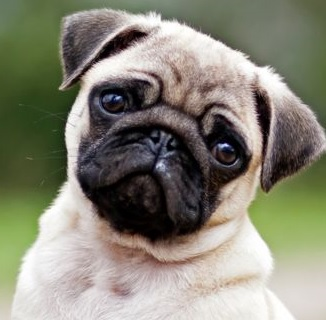
#> input picture parcial_3/lab_10/Affine_transformation/Ejercicio2/pugnew.jpg, 326 x 320 px
$ python ejercicio_2_4.py
#> lines starting #> are read from the running program, lines starting #| are printed output that depends on the picture
import cv2
import numpy as np
import math

# Read the image
img = cv2.imread('pugnew.jpg',1)
#> img is the input picture: shape (320, 326, 3); mean B, G, R 118, 133.1, 134.6
height_ = 600
width_ = 600
img = cv2.resize(img,(width_,height_))
#> img: shape (600, 600, 3)
height, width = img.shape[:2]
#> height = 600; width = 600
cv2.imshow('Imagen Original', img)

shx = 0.09
shy = 0.09
A = np.array([[1,shy],
              [shx,1]])
B = np.array([0,0])

newImg = np.array(np.zeros(height_*width_*3).reshape(img.shape));
newImg = np.array(newImg, dtype=np.uint8)

for i in range(height):
    for j in range(width):
        position = np.array([i,j])
        new_position = np.dot(A,position) + B # [new_i,new_j]
        new_position = new_position.astype(int)

        if ((new_position[0] >= 0 and new_position[0] < height) and (new_position[1] >= 0 and new_position[1] < width)):
            newImg[new_position[0],new_position[1]] = img[i,j]
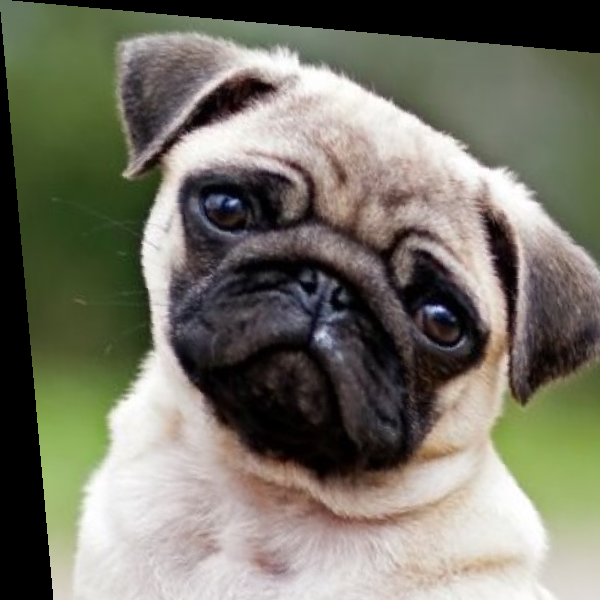
#> newImg: shape (600, 600, 3); mean B, G, R 103.1, 116.4, 118.2

cv2.imshow('Imagen Shear', newImg)

filename = 'ShearPug2.jpg'
cv2.imwrite(filename, newImg)

cv2.waitKey(0)
cv2.destroyAllWindows()

$ run again, with parcial_3/lab_10/Affine_transformation/Ejercicio2/EscalacionPug2.jpg copied over parcial_3/lab_10/Affine_transformation/Ejercicio2/pugnew.jpg
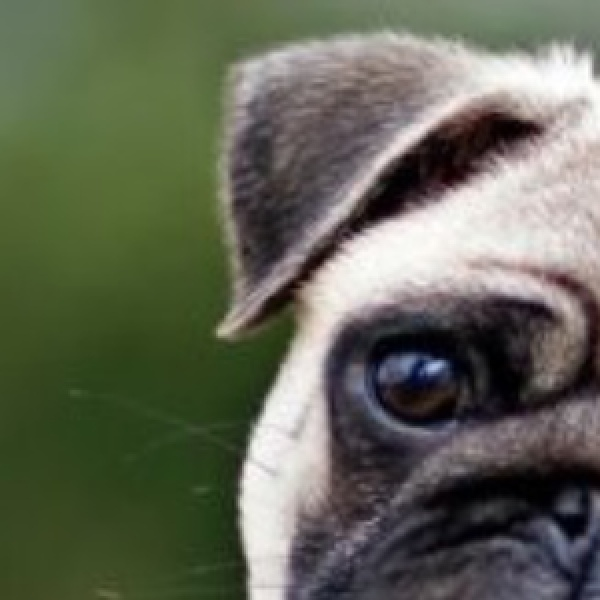
#> input picture parcial_3/lab_10/Affine_transformation/Ejercicio2/EscalacionPug2.jpg, 600 x 600 px
#> img is the input picture: shape (600, 600, 3); mean B, G, R 85.9, 102.6, 98.6
#> after the loop `for i in range(height):`:
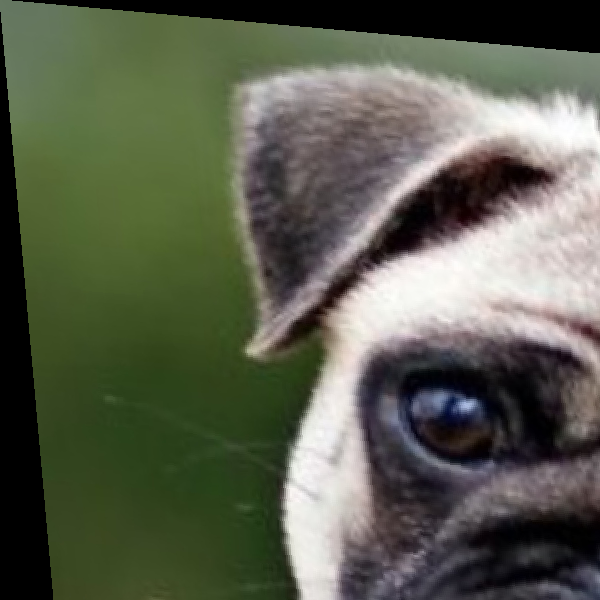
#> newImg: shape (600, 600, 3); mean B, G, R 78.3, 95.1, 90.8

$ run again, with parcial_3/lab_10/Affine_transformation/Ejercicio2/RotacionPug2.jpg copied over parcial_3/lab_10/Affine_transformation/Ejercicio2/pugnew.jpg
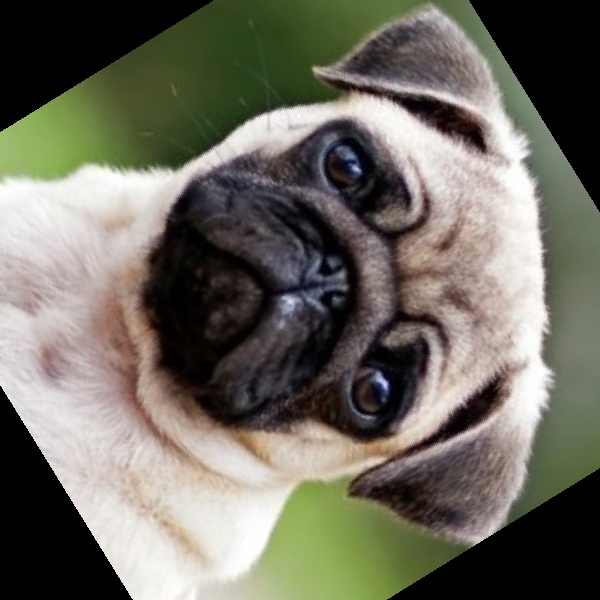
#> input picture parcial_3/lab_10/Affine_transformation/Ejercicio2/RotacionPug2.jpg, 600 x 600 px
#> img is the input picture: shape (600, 600, 3); mean B, G, R 96.4, 107.6, 110.3
#> after the loop `for i in range(height):`:
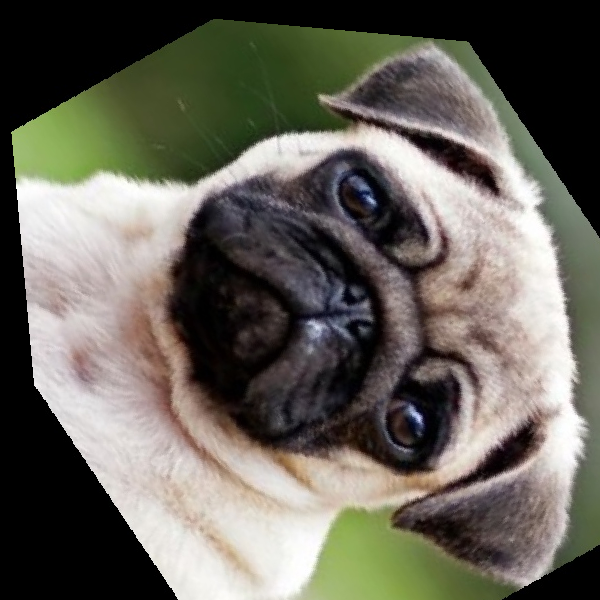
#> newImg: shape (600, 600, 3); mean B, G, R 91, 100.6, 103.8
